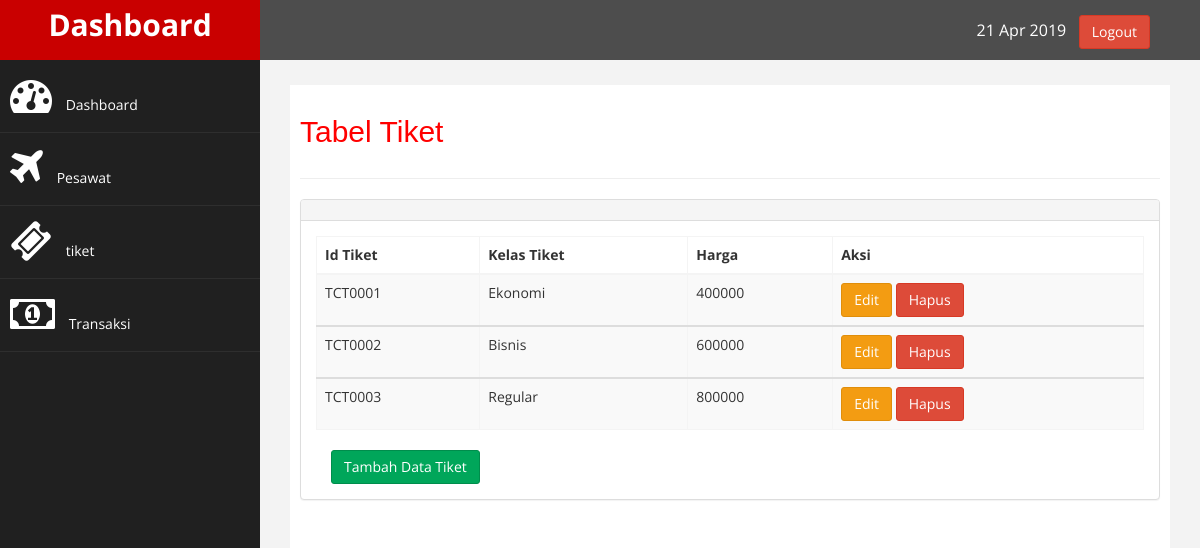
The page /admin/listtiket.php (signed in) on the database its author committed.
### tables this page shows
CREATE TABLE `tb_tiket` (
  `id_tiket` varchar(30) NOT NULL,
  `kelas_tiket` varchar(30) NOT NULL,
  `harga` int(10) NOT NULL
);

### admin/listtiket.php (the view)
 <?php
    require_once ('header.php');
 ?>
 <?php
    require_once('../konek/connect.php');
    $sql= 'select * from tb_tiket';
    $query  = mysqli_query($con,$sql);
 ?>
        <div id="page-wrapper" >
            <div id="page-inner">
                <div class="row">
                    <div class="col-md-12">
                     <h2>Tabel Tiket</h2>
                    </div>
                </div>
                 <hr />
            <div class="row">
                <div class="col-md-12">
                    <div class="panel panel-default">
                        <div class="panel-heading">
                        </div>
                        <div class="panel-body">
                            <div class="table-responsive">
                                <table class="table table-striped table-bordered table-hover" id="dataTables-example">
                                    <thead>
                                        <tr>
                                            <th>Id Tiket</th>
                                            <th>Kelas Tiket</th>
                                            <th>Harga</th>
                                            <th>Aksi</th>
                                        </tr>
                                    </thead>
                                    <?php
                                            while($row  = mysqli_fetch_assoc($query)){
                                    ?>
                                    <tbody>
                                        <tr class="odd gradeX">
                                            <td><?php echo $row['id_tiket']; ?></td>
                                            <td><?php echo $row['kelas_tiket']; ?></td>
                                            <td><?php echo $row['harga']; ?></td>
                                            <td>
                                                <span>
                                                    <a href="edittiket.php?id_tiket=<?php echo $row['id_tiket']; ?>" class="btn btn-warning">Edit</a>
                                                </span>
                                                <span>
                                                    <a href="hapustiket.php?id_tiket=<?php echo $row['id_tiket']; ?>" class="btn btn-danger">Hapus</i></a>
                                                </span>
                                            </td>
                                        </tr>
                                        <?php } ?>
                                    </tbody>
                                </table>
                                <div class="col-md-2">
                                <form method=post action=tambahtiket.php><input type="submit" name="submit"value="Tambah Data Tiket" class="btn btn-success">
                                </form>
                            </div>
                        </div>
                    </div>
                </div>
                </div>
        </div>
        </div>
<?php require_once 'footer.php'; ?>

### assets/css/custom.css (style rules this page uses)
body { font-family: 'Open Sans', sans-serif; }
#page-wrapper { padding: 15px 15px; min-height: 600px; background:#F3F3F3; }
#page-inner { width:100%; margin:10px 20px 10px 0px; background-color:#fff!important; padding:10px; min-height:1200px; }
h2 { color: #f00; }
@media (min-width:768px) { #page-wrapper { margin: 0 0 0 260px; padding: 15px 30px; min-height: 1200px; } }

### rows shown on the page
tb_tiket: id_tiket "TCT0001", kelas_tiket "Ekonomi", harga "400000"
tb_tiket: id_tiket "TCT0002", kelas_tiket "Bisnis", harga "600000"
tb_tiket: id_tiket "TCT0003", kelas_tiket "Regular", harga "800000"
